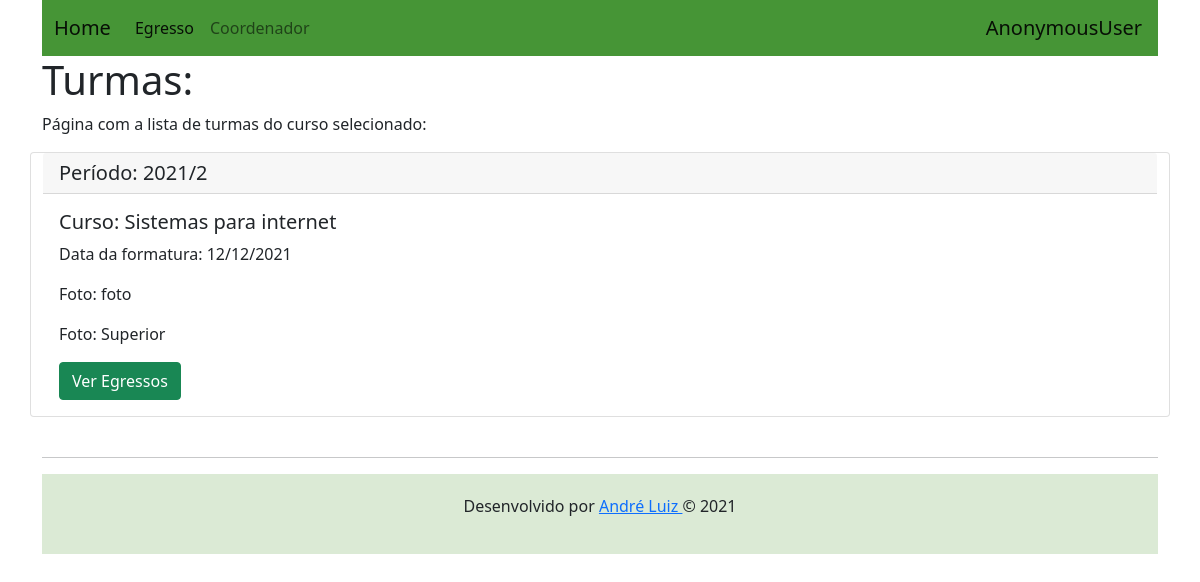
Before: /turmas/1 with the older database file.
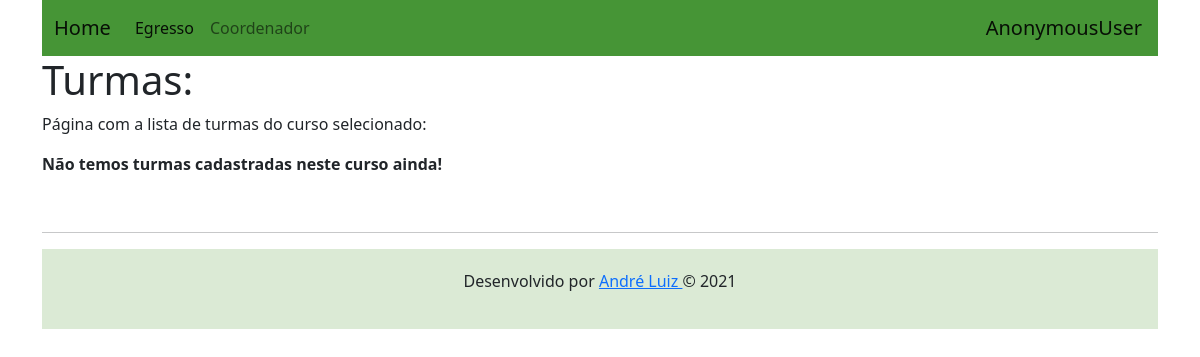
After: the same page with the newer database file.
### perfis/models.py (models this page shows, shortened)
class Turma(models.Model):
    periodo = models.CharField(max_length=255, null=False)
    data_formatura = models.CharField(max_length=255, null=False)
    foto = models.CharField(max_length=255, null=False)
    curso = models.ForeignKey(Curso, on_delete=models.CASCADE)
    alunos = models.ManyToManyField(Alunos, related_name='turmaa')

class Curso(models.Model):
    NIVEL_CHOICES = (
        ('Superior', 'Superior (Bacharelado / Licenciatura)'),
        ('Superior', 'Superior (Tecnologia)'),
        ('Tecnico', 'Técnico (Integrado)'),
        ('Tecnico', 'Técnico(Subsequente)'),
    )
    nome = models.CharField(max_length=255, null=False)
    nivel = models.CharField(max_length=255, choices=NIVEL_CHOICES, null=False)
    campus = models.CharField(max_length=255, null=False)
    def __str__(self):
        return self.nome

### perfis/views.py (the view)
# urls.py: path('turmas/<str:turma_id>', views.listarturmasview, name='exibir_turma2'),
def listarturmasview(request, turma_id):
    turmas2 = Turma.objects.filter(curso=turma_id)
    return render(request, 'turma.html', { "turmas2" : turmas2})

### perfis/templates/turma.html
{% extends "base.html" %}
{% block body %}
<h1>Turmas:</h1>
<br>
<p>
    Página com a lista de turmas do curso selecionado:
</p>
{% if turmas2%}
    {% for turma in turmas2 %}
        <div class="card">
            <h5 class="card-header">Período: {{turma.periodo}}</h5>
            <div class="card-body">
                <h5 class="card-title">Curso: {{turma.curso}}</h5>
                <p class="card-text">Data da formatura: {{turma.data_formatura}}</p>
                <p class="card-text">Foto: {{turma.foto}}</p>
                <p class="card-text">Foto: {{turma.curso.nivel}}</p>
                <a href="{% url 'exibir_egresso' turma.id %}" class="btn btn-success">Ver Egressos</a>
            </div>
        </div>
    {% endfor %}
{% else %}
    <p><strong>Não temos turmas cadastradas neste curso ainda!</strong></p>
{% endif %}
{% endblock %}

Changed rows visible on the page:
removed Turma: periodo "2021/2", curso "Sistemas para internet", data_formatura "12/12/2021", foto "foto", curso.nivel "Superior"
Other visible differences:
text now shown: "Não temos turmas cadastradas neste curso ainda!"
